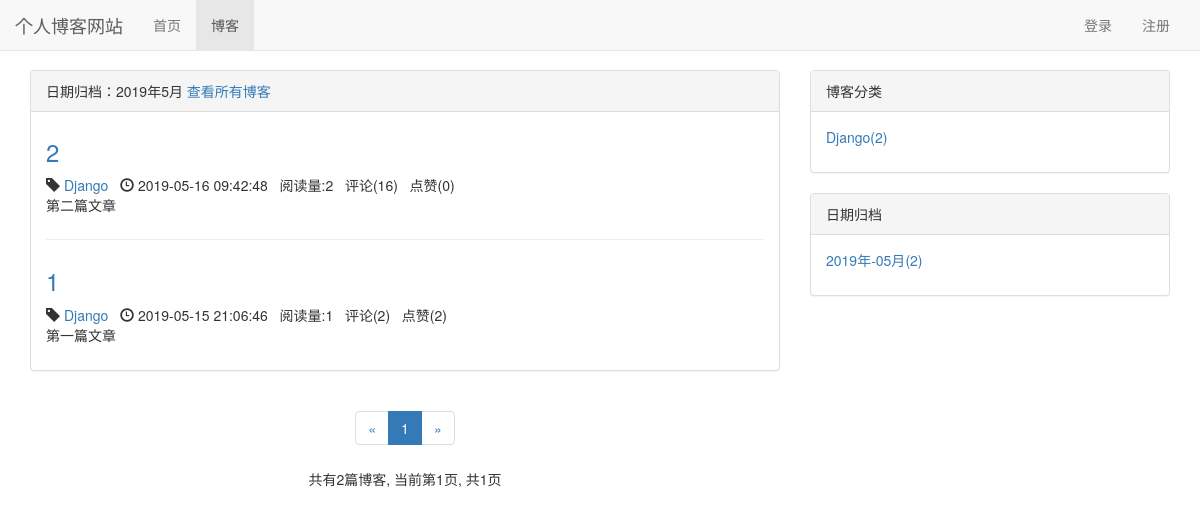
The page /blog/date/2019/5 on the database its author committed.
### blog/models.py (models this page shows, shortened)
class Blog(models.Model,ReadNumExpandMethod):  #向模型引入阅读量,Blog类还继承了ReadNumExpandMethod类
    title=models.CharField(max_length=50)
    blog_type=models.ForeignKey(BlogType,on_delete=models.CASCADE)
    content=RichTextUploadingField ()  #富文本
    author=models.ForeignKey(User,on_delete=models.CASCADE)
    read_details=GenericRelation(ReadDetail)
    created_time=models.DateTimeField(auto_now_add=True)
    last_updated_time=models.DateTimeField(auto_now=True)
    class Meta:
        ordering=['-created_time']  #-created_time符号表示倒序

class BlogType(models.Model):
    type_name=models.CharField(max_length=15)
    def __str__(self):
        return self.type_name

### read_statistics/models.py (models this page shows)
class ReadNum(models.Model):
    read_num=models.IntegerField(default=0)
    content_type=models.ForeignKey(ContentType,on_delete=models.CASCADE)
    object_id=models.PositiveIntegerField()
    content_object=GenericForeignKey('content_type','object_id')

### likes/models.py (models this page shows)
class LikeCount(models.Model):
    content_type = models.ForeignKey(ContentType, on_delete=models.CASCADE)
    object_id = models.PositiveIntegerField()
    content_object = GenericForeignKey('content_type', 'object_id')
    liked_num=models.IntegerField(default=0)#已点赞数

### blog/views.py (the view)
# urls.py: path('date/<int:year>/<int:month>',views.blogs_with_date,name="blogs_with_date"),
def blogs_with_date(request,year,month):
    blogs_all_list = Blog.objects.filter(created_time__year=year,created_time__month=month)
    context = get_blog_list_common_date(request,blogs_all_list)
    context['blogs_with_date']='%s年%s月' %(year,month)
    return render(request,'blog/blogs_with_date.html', context)

### comment/templatetags/comment_tags.py (called while the page is built)
@register.simple_tag
def get_comment_count(obj):
    content_type=ContentType.objects.get_for_model(obj)
    return Comment.objects.filter(content_type=content_type, object_id=obj.pk).count()

### likes/templatetags/likes_tags.py (called while the page is built)
@register.simple_tag
def get_like_count(obj):
    content_type=ContentType.objects.get_for_model(obj)
    like_count,created=LikeCount.objects.get_or_create(content_type=content_type,object_id=obj.pk)
    return like_count.liked_num

### read_statistics/models.py (called while the page is built)
    def get_read_num(self):   #get_read_num这是个函数，但是在另一个模型中引用了，所以也是个字段名
        try:
            ct = ContentType.objects.get_for_model(self)
            readnum = ReadNum.objects.get(content_type=ct, object_id=self.pk)
            return readnum.read_num
        except exceptions.ObjectDoesNotExist:
            return 0

### user/context_processors.py (called while the page is built)
def login_model_form(request):
    return {'login_model_form':LoginForm()}

### blog/templates/blog/blogs_with_date.html (shortened to what this page needs)
{% extends 'blog/blog_list.html' %}
{% block blog_list_title %}
    日期归档：{{ blogs_with_date }}
    <a href="{% url 'blog_list' %}">查看所有博客</a>
{% endblock %}

### blog/templates/blog/blog_list.html (shortened to what this page needs)
{% extends 'base.html' %}
{% block nav_blog_active %}
active
{% endblock %}
{% load staticfiles %}
{% load comment_tags %}
{% load likes_tags %}
{% block header_extends %}
<link rel="stylesheet" href="{% static 'blog.css' %}">
{% endblock %}
{% block content %}
    <div class="container">
        <div class="row">
            <div class="col-xs-12 col-sm-8 col-md-8">
                <div class="panel panel-default">
                    <div class="panel-heading">{% block blog_list_title %}{% endblock %}</div>
                        <div class="panel-body">
                            {% for blog in blogs %}
                                <div class="blog">
                                    <h3><a href="{% url 'blog_detail' blog.pk %}">{{ blog.title }}</a></h3>
                                    <p class="blog-info">
                                        <span class="glyphicon glyphicon-tag"></span>
                                        <a href="{% url 'blogs_with_type' blog.blog_type.pk %}">{{ blog.blog_type }}</a>
                                        &nbsp;&nbsp;<span class="glyphicon glyphicon-time"></span>
                                        {{ blog.created_time|date:"Y-m-d H:i:s" }}&nbsp;&nbsp;
                                        阅读量:{{ blog.get_read_num }}&nbsp;&nbsp;
                                        评论({% get_comment_count blog %})&nbsp;&nbsp;
                                        点赞({% get_like_count blog %})
                                    </p>
                                    <p>{{ blog.content|striptags|truncatechars:120 }}</p>
                                </div>
                            {% empty %}
                                <div class="blog">
                                    <h3>-- 暂无博客，敬请期待 --</h3>
                                </div>
                            {% endfor %}
                    </div>
                </div>
                <div class="paginator">
                    <ul class="pagination">
                        <li>
                            {% if page_of_blogs.has_previous %}
                              <a href="?page={{ page_of_blogs.previous_page_number }}" aria-label="Previous">
                                <span aria-hidden="true">&laquo;</span>
                              </a>
                            {% else %}
                                <span aria-hidden="true">&laquo;</span>
                            {% endif %}
                        </li>
                        {% for page_num in page_range %}
                            {% if page_num == page_of_blogs.number %}
                                <li class="active"><span>{{ page_num }}</span></li>
                            {% else %}
                                {% if page_num == '...' %}
                                       <li><span>{{ page_num }}</span></li>
                                {% else %}
                                    <li><a href="?page={{ page_num }}">{{ page_num }}</a></li>
                                {% endif %}
                        {% endif %}
                        {% endfor %}
                        <li>
                          {% if page_of_blogs.has_next %}
                              <a href="?page={{ page_of_blogs.next_page_number }}" aria-label="Next">
                                <span aria-hidden="true">&raquo;</span>
                              </a>
                            {% else %}
                                <span aria-hidden="true">&raquo;</span>
                            {% endif %}
                        </li>
                    </ul>
                         <p>
                             共有{{ page_of_blogs.paginator.count }}篇博客,
                             当前第{{ page_of_blogs.number }}页,
                             共{{ page_of_blogs.paginator.num_pages }}页
                         </p>
                </div>
            </div>
            <div class="hidden-xs col-sm-4 col-md-4">
                <div class="panel panel-default">
                  <div class="panel-heading">博客分类</div>
                      <div class="panel-body">
                        <ul class="blog-types">
                            {% for blog_type in blog_types %}
                              <li><a href="{% url 'blogs_with_type' blog_type.pk %}">
                                  {{blog_type.type_name}}({{ blog_type.blog_count }})
                              </a></li>
                            {% empty %}
                                <li>暂无分类</li>
                            {% endfor %}
                        </ul>
                      </div>
                </div>
                <div class="panel panel-default">
                    <div class="panel-heading">日期归档</div>
                    <div class="panel-body">
                        <ul>
                            {%  for blog_date,blog_count in blog_dates.items %}
                                <li>
                                    <a href="{% url 'blogs_with_date' blog_date.year blog_date.month %}">
                                        {{ blog_date|date:"Y年-m月" }}({{ blog_count }})
                                    </a>
                                </li>
                            {% endfor %}
                        </ul>
                    </div>
                </div>
            </div>
        </div>
    </div>
{% endblock %}

### static/base.css (style rules this page uses)
* { margin:0; padding:0; }
body { margin-top:70px!important; }
ul { list-style-type: none; }

### blog/static/blog.css (style rules this page uses)
ul.blog-types { list-style-type: none; }
div.blog:not(:last-child) { margin-bottom:2em; padding-bottom:1em; border-bottom:1px solid #eee; }
div.blog h3 { margin-top:0.5em; }
div.blog p.blog-info { margin-bottom:0; }
div.paginator { text-align:center; }

### rows shown on the page
Blog: title "2", blog_type "Django", created_time "2019-05-16 09:42:48", get_read_num "2", id "16", id.liked_num "0", content "第二篇文章"
Blog: title "1", blog_type "Django", created_time "2019-05-15 21:06:46", get_read_num "1", id "2", id.liked_num "2", content "第一篇文章"
BlogType: type_name "Django", blog_count "2"

### other values the page prints
{{ blogs_with_date }} "2019年5月"
{{ page_num }} "1"
{{ page_of_blogs.paginator.count }} "2"
{{ page_of_blogs.number }} "1"
{{ page_of_blogs.paginator.num_pages }} "1"
{{ blog_date|date:"Y年-m月" }} "2019年-05月"
{{ blog_count }} "2"
